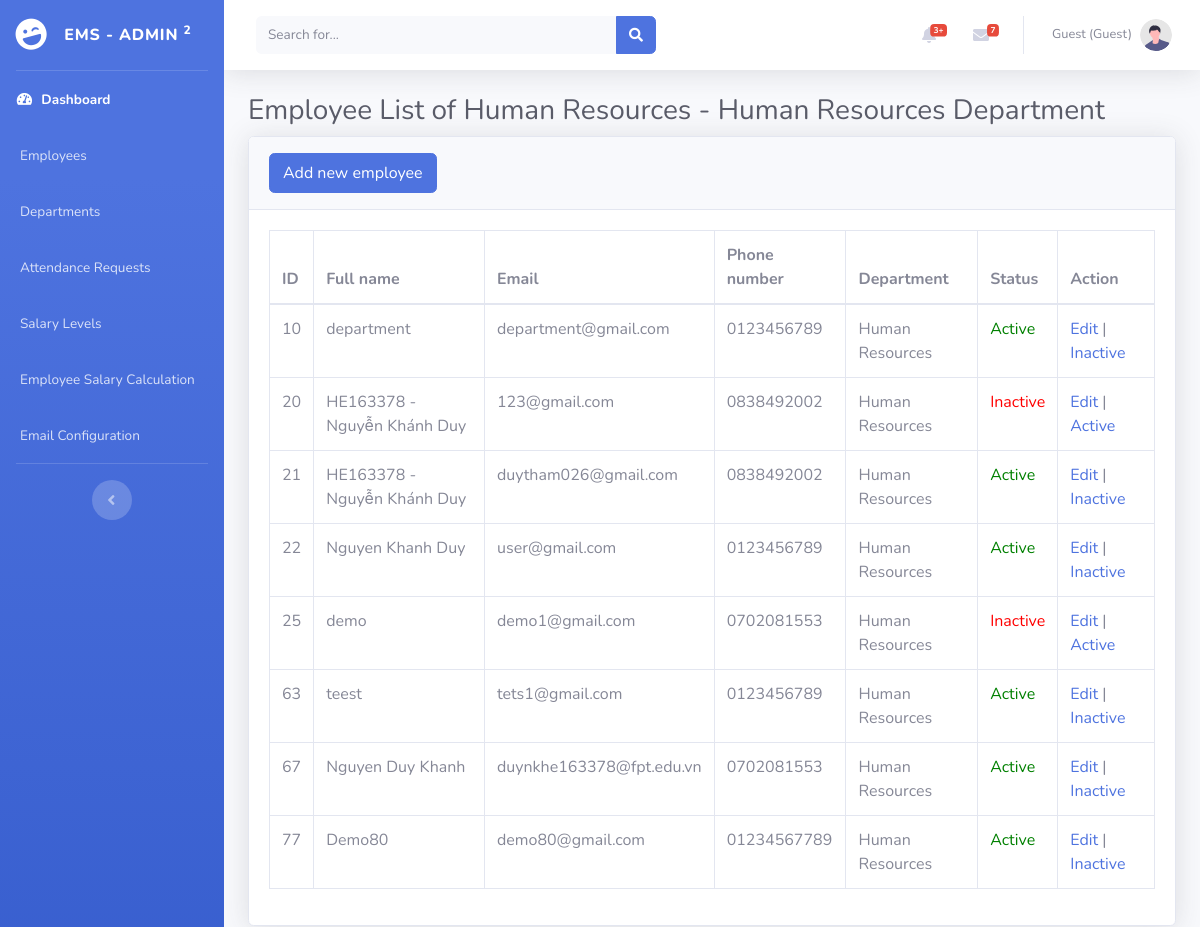
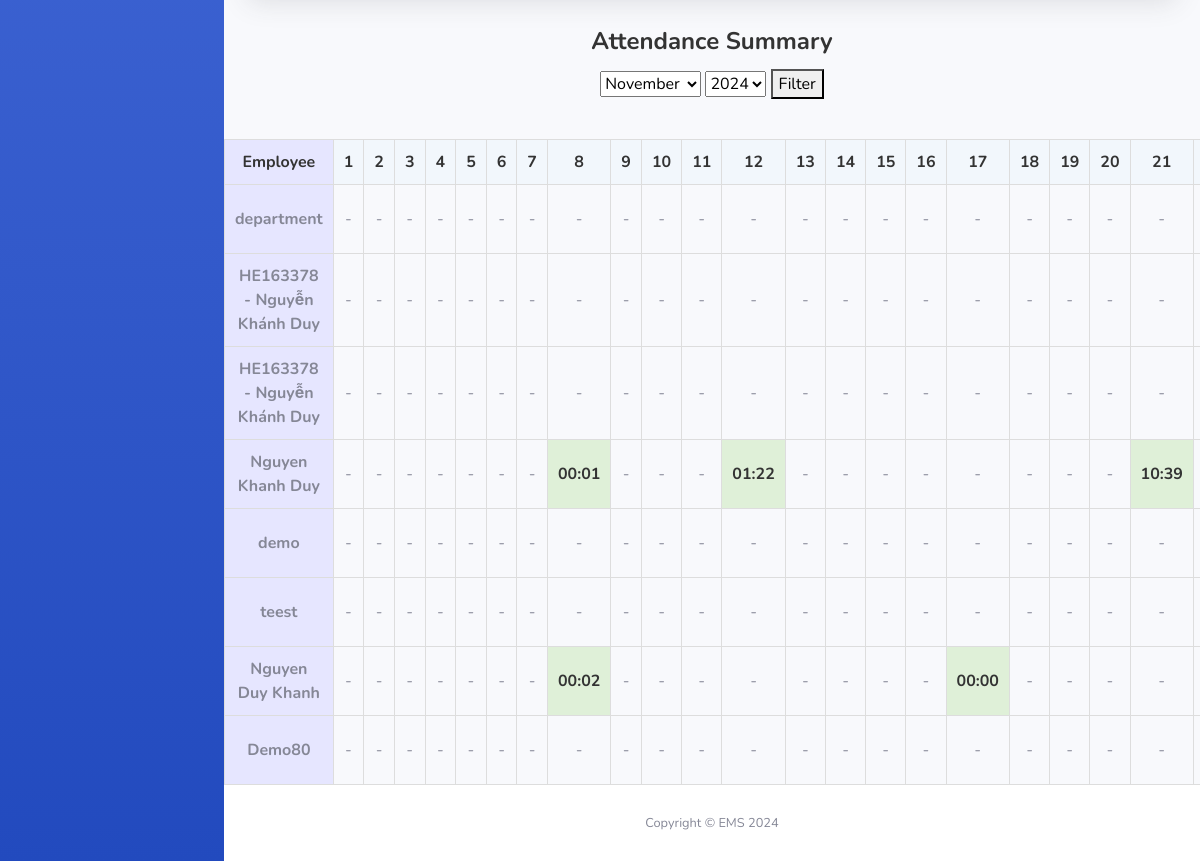
Page /admin/view_employee.php?department_id=1 on the committed database (2 pictures, top to bottom).
### tables this page shows
CREATE TABLE `department` (
  `Id` int NOT NULL AUTO_INCREMENT,
  `DepartmentName` varchar(255) NOT NULL,
  `ParentDepartmentID` int DEFAULT NULL,
  `Status` enum('active','inactive') DEFAULT 'active',
  PRIMARY KEY (`Id`),
  KEY `ParentDepartmentID` (`ParentDepartmentID`),
  CONSTRAINT `department_ibfk_1` FOREIGN KEY (`ParentDepartmentID`) REFERENCES `department` (`Id`) ON DELETE SET NULL ON UPDATE CASCADE
);

CREATE TABLE `user` (
  `Id` int NOT NULL AUTO_INCREMENT,
  `FullName` varchar(255) NOT NULL,
  `Email` varchar(255) NOT NULL,
  `PhoneNumber` varchar(15) DEFAULT NULL,
  `Position` varchar(100) DEFAULT NULL,
  `Password` varchar(255) NOT NULL,
  `DepartmentID` int DEFAULT NULL,
  `RoleID` int NOT NULL,
  `Status` enum('active','inactive') DEFAULT 'active',
  `salary_level_id` int DEFAULT NULL,
  PRIMARY KEY (`Id`),
  UNIQUE KEY `Email_UNIQUE` (`Email`),
  KEY `RoleID` (`RoleID`),
  KEY `user_ibfk_1` (`DepartmentID`),
  KEY `salary_level_id` (`salary_level_id`),
  CONSTRAINT `user_ibfk_1` FOREIGN KEY (`DepartmentID`) REFERENCES `department` (`Id`) ON DELETE CASCADE ON UPDATE CASCADE,
  CONSTRAINT `user_ibfk_2` FOREIGN KEY (`RoleID`) REFERENCES `role` (`Id`) ON DELETE CASCADE ON UPDATE CASCADE,
  CONSTRAINT `user_ibfk_3` FOREIGN KEY (`salary_level_id`) REFERENCES `salary_levels` (`id`)
);

### admin/view_employee.php (the view, shortened to what this page needs)
<?php
include "../config.php";
$departmentId = $_GET['department_id'] ?? null;
$selectedMonth = $_GET['month'] ?? date('m');
$selectedYear = $_GET['year'] ?? date('Y');
$daysInMonth = cal_days_in_month(CAL_GREGORIAN, $selectedMonth, $selectedYear);
$sqlEmployees = "SELECT Id, FullName FROM User WHERE DepartmentID = :departmentId";
$stmt = $conn->prepare($sqlEmployees);
$stmt->bindParam(':departmentId', $departmentId, PDO::PARAM_INT);
$stmt->execute();
$employees = $stmt->fetchAll(PDO::FETCH_ASSOC);
$employeeWorkingHours = [];
foreach ($employees as $employee) {
    $employeeId = $employee['Id'];
    $sqlWorkingHours = "
        SELECT DAY(CheckInTime) as Day,
               SEC_TO_TIME(SUM(TIMESTAMPDIFF(SECOND, CheckInTime, CheckOutTime))) as TotalWorkingHours
        FROM CheckInOut
        WHERE UserID = :userId
        AND MONTH(CheckInTime) = :month
        AND YEAR(CheckInTime) = :year
        GROUP BY DAY(CheckInTime)";
    $stmt = $conn->prepare($sqlWorkingHours);
    $stmt->bindParam(':userId', $employeeId);
    $stmt->bindParam(':month', $selectedMonth);
    $stmt->bindParam(':year', $selectedYear);
    $stmt->execute();
    $employeeWorkingHours[$employeeId] = $stmt->fetchAll(PDO::FETCH_KEY_PAIR);
}
$sql = "
    SELECT U.*, D.DepartmentName
    FROM User U
    LEFT JOIN Department D ON U.DepartmentID = D.Id
    WHERE U.DepartmentID = :departmentId
";
$stmt = $conn->prepare($sql);
$stmt->bindParam(':departmentId', $departmentId);
$stmt->execute();
$employees = $stmt->fetchAll(PDO::FETCH_ASSOC);
$sqlDepartment = "
    SELECT d1.departmentname AS child_department_name,
           d2.departmentname AS parent_department_name
    FROM Department d1
    LEFT JOIN Department d2 ON d1.parentdepartmentid = d2.id
    WHERE d1.id = :departmentId
";
$stmt = $conn->prepare($sqlDepartment);
$stmt->bindParam(':departmentId', $departmentId);
$stmt->execute();
$departmentInfo = $stmt->fetch(PDO::FETCH_ASSOC);
$childDepartmentName = $departmentInfo['child_department_name'] ?? '';
$parentDepartmentName = $departmentInfo['parent_department_name'] ?? '';
?>
<!DOCTYPE html>
<html lang="en">
<head>
    <link href="../vendor/fontawesome-free/css/all.min.css" rel="stylesheet" type="text/css">
    <link href="../css/sb-admin-2.min.css" rel="stylesheet">
</head>
<body id="page-top">
    <div id="wrapper">
        <?php include('../admin/sidebar.php') ?>
        <div id="content-wrapper" class="d-flex flex-column">
            <div id="content">
                <?php include('../templates/navbar.php') ?>
                <div class="container-fluid">
                    <h1 class="h3 mb-2 text-gray-800">
                        Employee List of <?= htmlspecialchars($parentDepartmentName) . ($parentDepartmentName ? ' - ' : '') . htmlspecialchars($childDepartmentName) . ' Department'; ?>
                    </h1>
                    <div class="card shadow mb-4">
                        <div class="card-header py-3">
                            <a href="add_employee.php" class="btn btn-primary btn-icon-split">
                                <button type="button" class="btn btn-primary" data-toggle="modal" data-target="#addEmployeeModal">
                                    Add new employee
                                </button>
                            </a>
                        </div>
                        <div class="card-body">
                            <div class="table-responsive">
                                <table class="table table-bordered" id="dataTable" width="100%" cellspacing="0">
                                    <thead>
                                        <tr>
                                            <th>ID</th>
                                            <th>Full name</th>
                                            <th>Email</th>
                                            <th>Phone number</th>
                                            <th>Department</th>
                                            <th>Status</th>
                                            <th>Action</th>
                                        </tr>
                                    </thead>
                                    <tbody>
                                        <?php if (count($employees) > 0): ?>
                                            <?php foreach ($employees as $employee): ?>
                                                <tr>
                                                    <td><?= htmlspecialchars($employee['Id']); ?></td>
                                                    <td><?= htmlspecialchars($employee['FullName']); ?></td>
                                                    <td><?= htmlspecialchars($employee['Email']); ?></td>
                                                    <td><?= htmlspecialchars($employee['PhoneNumber']); ?></td>
                                                    <td><?= htmlspecialchars($employee['DepartmentName']); ?></td>
                                                    <td>
                                                        <?php if ($employee['Status'] == 'active'): ?>
                                                            <span style="color: green;">Active</span>
                                                        <?php else: ?>
                                                            <span style="color: red;">Inactive</span>
                                                        <?php endif; ?>
                                                    </td>
                                                    <td>
                                                        <a href="edit_employee.php?id=<?= $employee['Id']; ?>&redirect=<?= urlencode($_SERVER['REQUEST_URI']); ?>">Edit</a> |
                                                        <?php if ($employee['Status'] == 'active'): ?>
                                                            <a href="#" onclick="showStatusModal(<?= $employee['Id']; ?>, 'inactive')">Inactive</a>
                                                        <?php else: ?>
                                                            <a href="#" onclick="showStatusModal(<?= $employee['Id']; ?>, 'active')">Active</a>
                                                        <?php endif; ?>
                                                    </td>
                                                </tr>
                                            <?php endforeach; ?>
                                        <?php else: ?>
                                            <tr>
                                                <td colspan="7">There's no data in the list</td>
                                            </tr>
                                        <?php endif; ?>
                                    </tbody>
                                </table>
                            </div>
                        </div>
                    </div>
                </div>
                <div class="summary-title">Attendance Summary</div>
                <form method="get" action="view_employee.php" style="text-align: center; margin-bottom: 20px;">
                    <select name="month">
                        <?php for ($m = 1; $m <= 12; $m++): ?>
                            <option value="<?= $m ?>" <?= $m == $selectedMonth ? 'selected' : '' ?>>
                                <?= date('F', mktime(0, 0, 0, $m, 10)) ?>
                            </option>
                        <?php endfor; ?>
                    </select>
                    <select name="year">
                        <?php for ($y = date('Y') - 5; $y <= date('Y'); $y++): ?>
                            <option value="<?= $y ?>" <?= $y == $selectedYear ? 'selected' : '' ?>><?= $y ?></option>
                        <?php endfor; ?>
                    </select>
                    <button type="submit">Filter</button>
                </form>
                <div class="table-responsive">
                    <table class="attendance-table">
                        <thead>
                            <tr>
                                <th class="name-column">Employee</th>
                                <?php for ($day = 1; $day <= $daysInMonth; $day++): ?>
                                    <th class="date-column"><?= $day ?></th>
                                <?php endfor; ?>
                            </tr>
                        </thead>
                        <tbody>
                            <?php foreach ($employees as $employee):
                            ?>
                                <tr>
                                    <td class="name-column"><?= htmlspecialchars($employee['FullName']) ?></td>
                                    <?php for ($day = 1; $day <= $daysInMonth; $day++):
                                        $workingHours = $employeeWorkingHours[$employee['Id']][$day] ?? '-';
                                        $isHighlighted = isset($employeeWorkingHours[$employee['Id']][$day]);
                                    ?>
                                        <td class="<?= $isHighlighted ? 'highlight-cell' : '' ?>">
                                            <?= $isHighlighted ? substr($workingHours, 0, 5) : '-' ?>
                                        </td>
                                    <?php endfor; ?>
                                </tr>
                            <?php endforeach; ?>
                        </tbody>
                    </table>
                </div>
                <?php include('../templates/footer.php') ?>
            </div>
        </div>
</body>
</html>

### admin/view_employee.php (style rules this page uses)
.summary-title { font-size: 1.5em; font-weight: bold; margin-bottom: 10px; color: #333; text-align: center; }
.attendance-table { width: 100%; border-collapse: collapse; margin-top: 20px; }
.attendance-table th, .attendance-table td { padding: 10px; text-align: center; border: 1px solid #ddd; }
.attendance-table th { background-color: #f5f5f5; color: #333; font-weight: bold; }
.attendance-table .name-column { font-weight: bold; background-color: #e6e6ff; }
.attendance-table .date-column { background-color: #f2f7fc; font-weight: bold; }
.highlight-cell { background-color: #dff0d8; font-weight: bold; color: #333; }

### rows in the picture
department: DepartmentName "Human Resources"
user: Id "10", FullName "department", Email "department@gmail.com", PhoneNumber "0123456789", DepartmentID.DepartmentName "Human Resources", Status "Active"
user: Id "20", FullName "HE163378 - Nguyễn Khánh Duy", Email "123@gmail.com", PhoneNumber "0838492002", DepartmentID.DepartmentName "Human Resources", Status "Inactive"
user: Id "21", FullName "HE163378 - Nguyễn Khánh Duy", Email "duytham026@gmail.com", PhoneNumber "0838492002", DepartmentID.DepartmentName "Human Resources", Status "Active"
user: Id "22", FullName "Nguyen Khanh Duy", Email "user@gmail.com", PhoneNumber "0123456789", DepartmentID.DepartmentName "Human Resources", Status "Active", Id "00:01", Id "01:22", Id "10:39"
user: Id "25", FullName "demo", Email "demo1@gmail.com", PhoneNumber "0702081553", DepartmentID.DepartmentName "Human Resources", Status "Inactive"
user: Id "63", FullName "teest", Email "tets1@gmail.com", PhoneNumber "0123456789", DepartmentID.DepartmentName "Human Resources", Status "Active"
user: Id "67", FullName "Nguyen Duy Khanh", Email "duynkhe163378@fpt.edu.vn", PhoneNumber "0702081553", DepartmentID.DepartmentName "Human Resources", Status "Active", Id "00:02", Id "00:00"
user: Id "77", FullName "Demo80", Email "demo80@gmail.com", PhoneNumber "01234567789", DepartmentID.DepartmentName "Human Resources", Status "Active"

### other values in the picture
$userEmail . " (" . $role . ")" "Guest (Guest)"
form field month "November"
form field year "2024"
